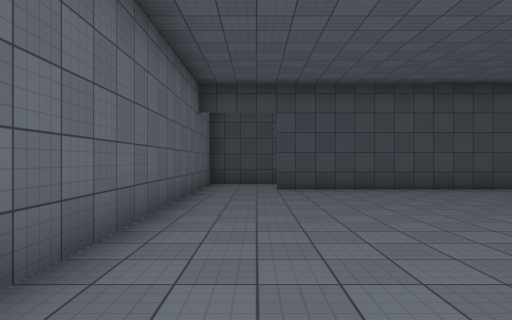
view 1 (above)

13 first-person views from a walk through a Unity game level. The camera is 1.5 m above the floor, looks level and sees 75° across. The floor is counted in squares, 2 m on a side. Each view is taken from the middle of a square. On the plan, view 1 faces up. The plan holds only what a view shows up to about 11 squares ahead; the rest is blank. The place goes on beyond the plan. The player character is not drawn. Door leaves are left out, so doorways stand open. Surface patterns are stand-ins for the level's own textures.

view 2
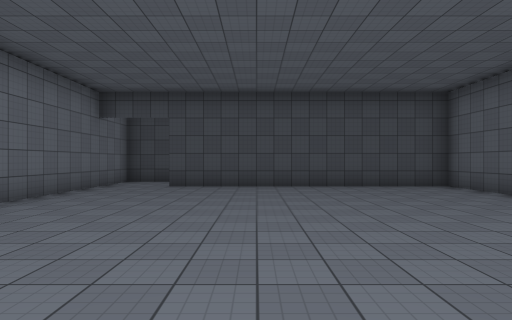

view 3
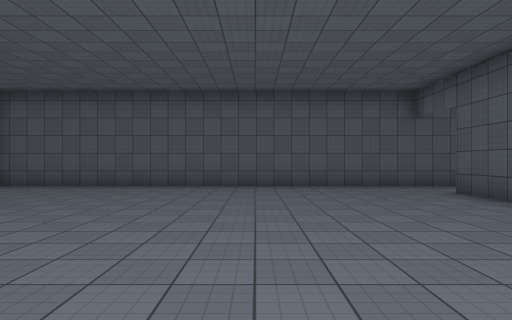

view 4
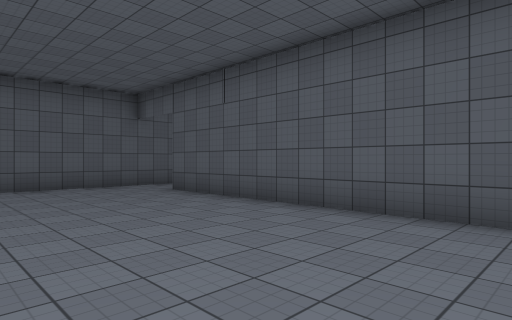

view 5
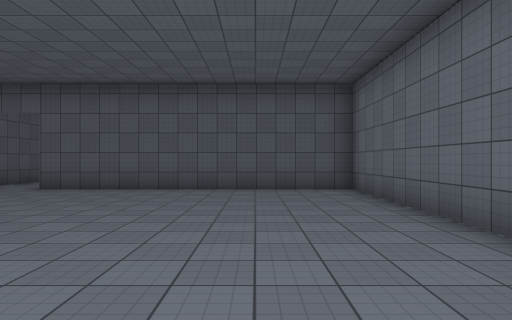

view 6
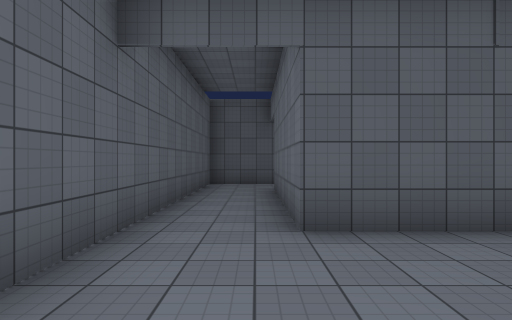

view 7
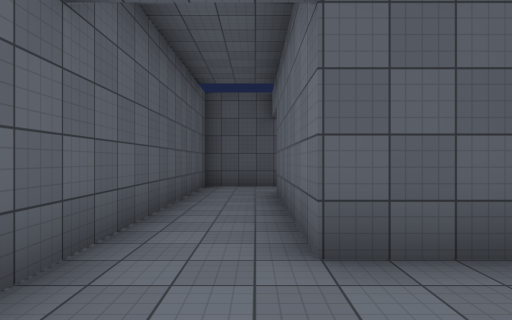

view 8
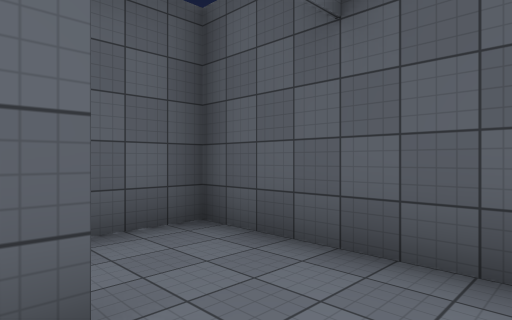

view 9
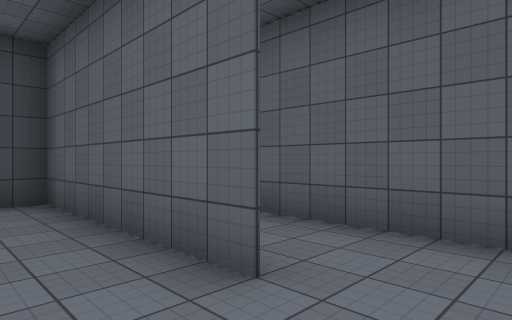

view 10
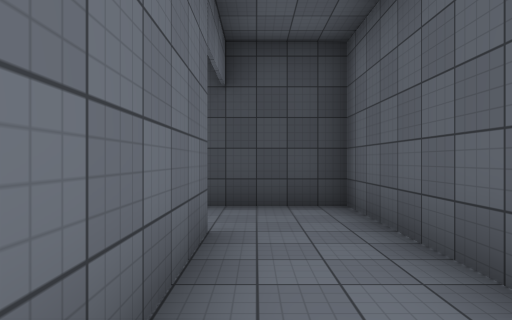

view 11
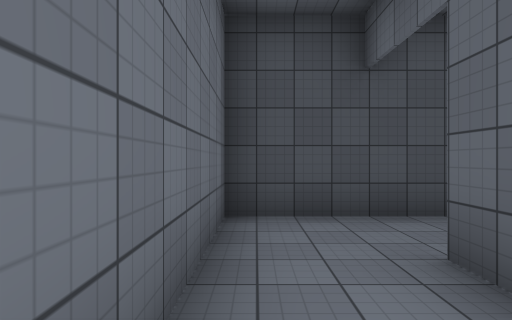

view 12
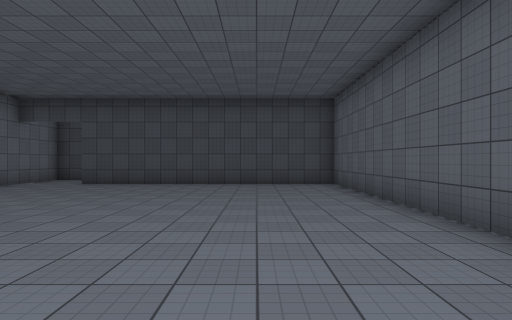

view 13
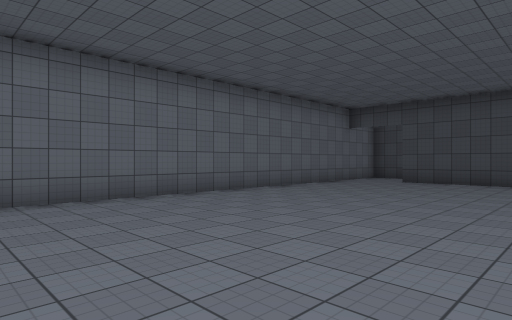

### Floor plan
Points are (right, up) in squares from view 1. A wall is a line through its corners. A room is listed if a view was taken in it or the views show most of it. See-through windows are left out.
Room 1 (views 1, 2, 3, 4, 5, 6, 7, 12, 13)
walls: (-1.5, 8.5) (-1.5, -3.5) (6.5, -3.5); (8.5, -4) (8.5, 8.5) (0.5, 8.5)
ways out: open door at (4, -4.5) to room 3; open door at (-0.5, 8.5); open door at (7.5, -4)
Room 2 (views 8, 9, 10)
walls: (4.5, -5.5) (4.5, -8.4); (6.5, -8.6) (6.5, -3.6) (4.1, -3.6); (5.2, -10.5) (8.5, -10.5)
ways out: open door at (6.5, -9.5) to room 4
Room 3 (view 11)
walls: (4.4, -6.1) (4.4, -5.5); (4.1, -3.6) (2.6, -3.6) (2.6, -7.5)
ways out: open door at (4, -4.5) to room 1
Room 4 (no view inside)
walls: (6.5, -3.5) (6.5, -8.4); (8.5, -10.5) (8.5, -4)
ways out: open door at (6.5, -9.5) to room 2

Where each view was taken, in squares from view 1:
view 1: 0 up, 0 right, facing up
view 2: 1 down, 3 right, facing up
view 3: 1 up, 1 left, facing right
view 4: 1 up, 1 left, facing down-right
view 5: 5 up, 1 right, facing down
view 6: 0 up, 7 right, facing down
view 7: 1 down, 7 right, facing down
view 8: 8 down, 5 right, facing down-right
view 9: 10 down, 5 right, facing up-right
view 10: 9 down, 5 right, facing up
view 11: 8 down, 3 right, facing up
view 12: 2 down, 6 right, facing up
view 13: 3 down, 5 right, facing up-left
